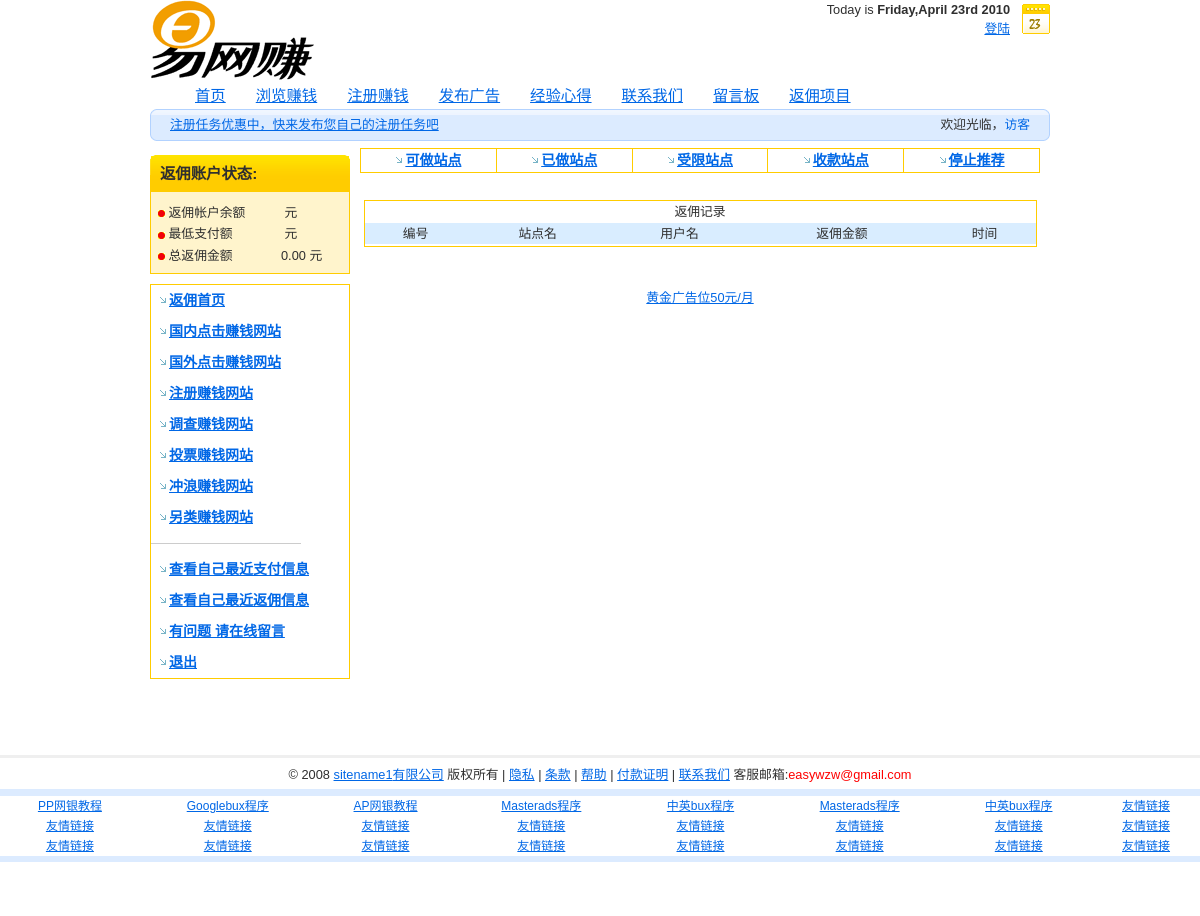
The page /back_all.php on the database as committed earlier.
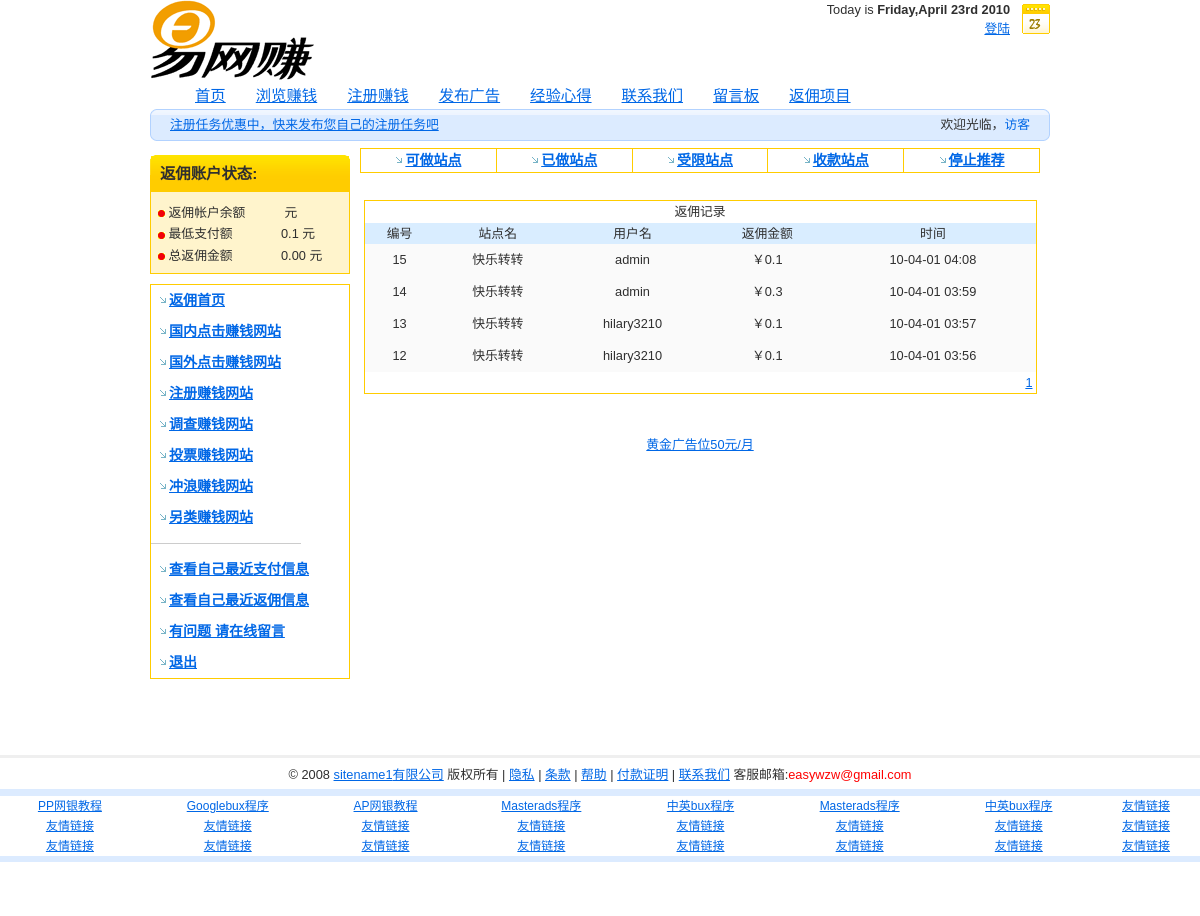
The same page on the database as committed later.
### tables this page shows
CREATE TABLE IF NOT EXISTS `tb_common` (
  `id` int(11) NOT NULL AUTO_INCREMENT,
  `itemid` varchar(50) DEFAULT NULL,
  `value` varchar(150) DEFAULT NULL,
  `time` varchar(35) DEFAULT NULL,
  KEY `id` (`id`)
);

CREATE TABLE IF NOT EXISTS `tb_back_history` (
  `id` int(11) NOT NULL AUTO_INCREMENT,
  `username` varchar(11) DEFAULT NULL,
  `site_id` int(11) DEFAULT NULL,
  `site_name` varchar(50) DEFAULT NULL,
  `pay_sum` float DEFAULT NULL,
  `back_number` int(10) DEFAULT NULL,
  `time` varchar(35) DEFAULT NULL,
  KEY `id` (`id`)
);

### back_all.php (the view, shortened to what this page needs)
<?php include('header.php'); ?>
<div class="mem_left">
<?php include('memberbackleft.php')?>
</div>
<div align="center">
    <table width="680" style="border-collapse: collapse" bordercolor="#111111" cellpadding="0" cellspacing="0">
      <tr bgcolor="#FFFFFF">
      <td>
      </tr>
      <tr bgcolor="#FFFFFF" id="sitemenu">
		<td><a href="sites_available.php" >可做站点</a></td>
		<td><a href="sites_joined.php" >已做站点</a></td>
		<td><a href="sites_notavailable.php" >受限站点</a></td>
		<td><a href="sites_paid.php" >收款站点</a></td>
		<td><a href="sites_scam.php" >停止推荐</a></td>
      </tr>
      <tr bgcolor="#FFFFFF">
        <td height="10">&nbsp;</td>
      </tr>
      <tr><td colspan="5">
      <table width="100%" border="0" cellspacing="1" cellpadding="5" style="border:1px solid #FFCC00;">
					   <tr align="center"><td colspan="5">返佣记录</td></tr>
                        <tr style="background-color:#D9EDff;" align="center">
                            <td>
                               编号
                            </td>
                            <td>
                            	站点名
                            </td>
                            <td>
                                用户名
                            </td>
                            <td>
                                返佣金额
                            </td>
                            <td>
                                时间
                            </td>
                        </tr>
                        <?php
$perNumber=20;
$page=$_GET['page'];
$count=mysql_query("select count(*) from tb_back_history");
$rs=mysql_fetch_array($count);
$totalNumber=$rs[0];
$totalPage=ceil($totalNumber/$perNumber);
if (!isset($page)) {
 $page=1;
}
$startCount=($page-1)*$perNumber;
$result=mysql_query("select * from tb_back_history limit $startCount,$perNumber");
while ($row=mysql_fetch_array($result)) {
					echo "
					<tr>
					<td style='background-color: #FAFAFA;text-align:center;height:30px;'>". $row["id"] ."</td>
					<td style='background-color: #FAFAFA;text-align:center;'>". $row["site_name"] ."</td>
					<td style='background-color: #FAFAFA;text-align:center;'>". $row["username"] ."</td>
					<td style='background-color: #FAFAFA;text-align:center;'>￥". $row["pay_sum"] ."</td>
					<td style='background-color: #FAFAFA;text-align:center;'>". $row["time"] ."</td>";
					}?>
<tr align="right"><td colspan="5">
<?php
for ($i=1;$i<=$totalPage;$i++) {
?>
<a href="back_all.php?page=<?php echo $i;?>"><?php echo $i ;?></a>
<?php
}
?>
					</table>
      </td></tr>
      <tr bgcolor="#FFFFFF">
        <td height="28">&nbsp;</td>
        <td height="28">&nbsp;</td>
        <td height="28">&nbsp;</td>
      </tr>
      <tr bgcolor="#FFFFFF">
        <td height="28" colspan="5"><div align="center"><a href="contact.php">黄金广告位50元/月</a></div></td>
      </tr>
    </table>
</div>
</div>
<?php include('footer.php'); ?>

### memberbackstats.php (shortened to what this page needs)
<div id="signup">
          <h3>
 返佣账户状态:</h3>
          <div class="in">
<table width="100%" class="nom">
<tr>
<td nowrap>
<img border="0" src="images/bullet2.gif" width="7" height="7"  align="absmiddle" > 返佣帐户余额</td>
<td align="left">
<?php include('config.php');
$sql = "SELECT * FROM tb_back_account WHERE username='$user'";
$result = mysql_query($sql);
$row = mysql_fetch_array($result);
echo $row["now_back_sum"]; ?>&nbsp;元&nbsp;</td>
</tr>
<tr>
<td>
<img border="0" src="images/bullet2.gif" width="7" height="7"  align="absmiddle" > 最低支付额</td>
<td align="left"><?php include('config.php');
								$result =mysql_query("SELECT * FROM tb_common WHERE itemid='leastpay'");
								$row = mysql_fetch_array($result); echo $row["value"];
								 ?>&nbsp;元&nbsp;</td>
</tr>
<tr>
<td>
<img border="0" src="images/bullet2.gif" width="7" height="7"  align="absmiddle" > 总返佣金额</td>
<td align="left"><?php include('config.php');
								$result =mysql_query("SELECT sum(all_back_sum) FROM tb_back_account WHERE username='$user'");
								$row = mysql_fetch_array($result);
								echo number_format($row[0],2);
								?>&nbsp;元&nbsp;</td>
</tr>
</table>
</div>
</div>

Rows that differ between the two databases and show on the page:
added tb_common: value "0.1"
added tb_back_history: id "15", site_name "快乐转转", username "admin", pay_sum "0.1", time "10-04-01 04:08"
added tb_back_history: id "14", site_name "快乐转转", username "admin", pay_sum "0.3", time "10-04-01 03:59"
added tb_back_history: id "13", site_name "快乐转转", username "hilary3210", pay_sum "0.1", time "10-04-01 03:57"
added tb_back_history: id "12", site_name "快乐转转", username "hilary3210", pay_sum "0.1", time "10-04-01 03:56"
Other text that changed with them:
new list line: "1"
